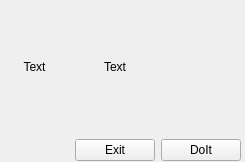
<?xml version="1.0" encoding="UTF-8"?>
<ui version="4.0">
 <class>Form</class>
 <widget class="QWidget" name="Form">
  <property name="geometry">
   <rect>
    <x>0</x>
    <y>0</y>
    <width>245</width>
    <height>162</height>
   </rect>
  </property>
  <property name="windowTitle">
   <string>Form</string>
  </property>
  <widget class="QWidget" name="gridLayoutWidget">
   <property name="geometry">
    <rect>
     <x>0</x>
     <y>0</y>
     <width>241</width>
     <height>161</height>
    </rect>
   </property>
   <layout class="QGridLayout" name="gridLayout">
    <item row="1" column="0">
     <spacer name="horizontalSpacer">
      <property name="orientation">
       <enum>Qt::Horizontal</enum>
      </property>
      <property name="sizeHint" stdset="0">
       <size>
        <width>40</width>
        <height>20</height>
       </size>
      </property>
     </spacer>
    </item>
    <item row="1" column="1">
     <widget class="QPushButton" name="exitButton">
      <property name="text">
       <string>Exit</string>
      </property>
     </widget>
    </item>
    <item row="0" column="0">
     <widget class="QLabel" name="doItLabel">
      <property name="text">
       <string>Text</string>
      </property>
      <property name="alignment">
       <set>Qt::AlignCenter</set>
      </property>
     </widget>
    </item>
    <item row="0" column="2">
     <spacer name="verticalSpacer">
      <property name="orientation">
       <enum>Qt::Vertical</enum>
      </property>
      <property name="sizeHint" stdset="0">
       <size>
        <width>20</width>
        <height>40</height>
       </size>
      </property>
     </spacer>
    </item>
    <item row="0" column="1">
     <widget class="QLabel" name="doItLabel2">
      <property name="text">
       <string>Text</string>
      </property>
      <property name="alignment">
       <set>Qt::AlignCenter</set>
      </property>
     </widget>
    </item>
    <item row="1" column="2">
     <widget class="QPushButton" name="doItButton">
      <property name="text">
       <string>DoIt</string>
      </property>
     </widget>
    </item>
   </layout>
  </widget>
 </widget>
 <resources/>
 <connections/>
</ui>
